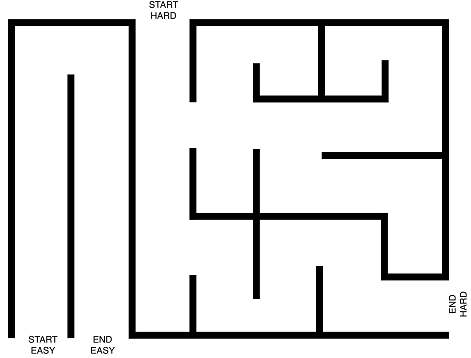
#> input picture maze.png, 471 x 358 px, found by its file name
$ python PRM_final.py
#> lines starting #> are read from the running program, lines starting #| are printed output that depends on the picture; after the words box and inside, x2 and y2 are one past the last pixel; in counts of white or black regions, pixels touching at a corner belong together
import cv2
import numpy as np
import requests
threshold=60
close_neighbors=8
def checkValid(x_1,y_1,x_2,y_2,image):
    mask = np.zeros_like(image, dtype=np.uint8)
    cv2.line(mask,(y_1,x_1),(y_2,x_2),255,1)
    linepixels=image[mask==255]
    return np.all(linepixels==255)
def closest(node_list, current):
    distance_list=[]
    ind_list=[]
    for i in range(len(node_list)):
        x=node_list[i][0]
        y=node_list[i][1]
        dis=np.sqrt((x-current[0])**2+(y-current[1])**2)
        if(dis<threshold):
            distance_list.append(dis)
            ind_list.append(i)
    sorted_dist=sorted(distance_list)
    final_dist=[]
    final_ind=[]
    for i in range(close_neighbors if len(sorted_dist)>close_neighbors else len(sorted_dist)):
        final_dist.append(sorted_dist[i])
        final_ind.append(ind_list[distance_list.index(sorted_dist[i])])
    return final_ind,final_dist
# [4 lines of commented-out code are left out]
start=[30,165]#feed the coordinates of hard or easy as per choice
end=[425,465]
x0=start[0]
y0=start[1]
nodes=[start]
d=[0]
child_nodes=[[]]
cost=[[]]

response = requests.get("https://raw.githubusercontent.com/akshatkkaushik/ARK-Perception-Task/refs/heads/main/maze.png", stream=True).raw
image_array = np.asarray(bytearray(response.read()), dtype=np.uint8)

img=cv2.imdecode(image_array, cv2.IMREAD_GRAYSCALE)
#> img is the input picture: shape (358, 471); min 0, max 255, mean 223.2
img=cv2.resize(img,(500,500))
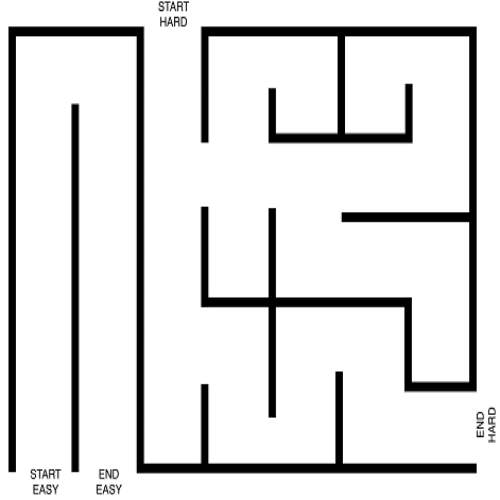
#> img: shape (500, 500); min 0, max 255, mean 223.2
for i in range(0,500):
    for j in range(0,500):
        if img[i][j]>=180:
            img[i][j]=255
        else:
            img[i][j]=0
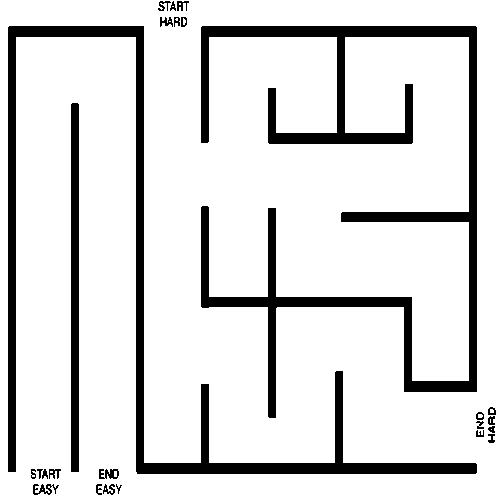
#> img: shape (500, 500); 86.2% white; 25 black regions, largest, box (x1, y1, x2, y2) and area: (201, 26, 477, 418) 16863, (8, 26, 477, 474) 13497, (71, 103, 79, 472) 2950
img2=cv2.cvtColor(img,cv2.COLOR_GRAY2BGR)
cv2.ellipse(img2,(end[1],end[0]),(3,3),0,0,360,(0,0,0),-1)
cv2.ellipse(img2,(start[1],start[0]),(3,3),0,0,360,(0,0,0),-1)
k=1
while k<1000:
    flag=0
    #gnerating random points considering the edges of the maze
    x=np.random.randint(30,450)
    y=np.random.randint(20,470)
    if(img[x,y]!=0):
        idx_list,dis_list=closest(nodes,[x,y])
        for op,idx in enumerate(idx_list):
            if(checkValid(x,y,nodes[idx][0],nodes[idx][1],img)):
                flag+=1
                if(flag==1):
                    nodes.append([x,y])
                    k+=1
                    d.append(float('inf'))
                    new_idx=nodes.index([x,y])
                    child_nodes.append([])
                    cost.append([])
                cv2.ellipse(img2,(y,x),(2,2),0,0,360,(0,0,255),-1)
                child_nodes[idx].append(new_idx)
                cost[idx].append(dis_list[op])
                child_nodes[new_idx].append(idx)
                cost[new_idx].append(dis_list[op])
                cv2.line(img2,(y,x),(nodes[idx][1],nodes[idx][0]),(0,255,0),1)
                cv2.imshow("HEllo",img2)
                cv2.waitKey(1)
#> after the loop, child_nodes = [[]]; cost = [[]]; d = [0]; flag = 0; k = 1; nodes = [[30, 165]]

visited=[]#visited array for storing the nodes which are already visited
min_ind=0
while(True):
    visited.append(nodes[min_ind])
    for j,kk in enumerate(child_nodes[min_ind]):
        if(d[min_ind]+cost[min_ind][j]<d[kk]):
            d[kk]=d[min_ind]+cost[min_ind][j]
    min_distance = float('inf')
    for l in range(len(nodes)):
        if d[l] < min_distance and nodes[l] not in visited:
            min_distance = d[l]
            min_ind = l
    if min_distance == float('inf'):
        break
print(d)
last_dis_min=float('inf')
d_min= float('inf')
min_ind=-1
end_close,_=closest(nodes,end)
for i in end_close:
    if d[i]<d_min and checkValid(end[0],end[1],nodes[i][0],nodes[i][1],img):
        d_min=d[i]
        min_ind=i
curr_ind=min_ind
if curr_ind!=-1:
    current=nodes[curr_ind]
    print(len(nodes))
    cv2.line(img2,(current[1],current[0]),(end[1],end[0]),(0,0,255),3)
    cv2.waitKey(500)
    while current!=start:
        dmin=float('inf')
        childmin_ind = curr_ind
        for i in child_nodes[curr_ind]:
            if d[i]<dmin :
                dmin=d[i]
                childmin_ind=i
        cv2.line(img2,(current[1],current[0]),(nodes[childmin_ind][1],nodes[childmin_ind][0]),(0,0,255),3)
        curr_ind=childmin_ind
        current=nodes[curr_ind]
        cv2.imshow("HEllo",img2)
        cv2.waitKey(500)

    cv2.ellipse(img2,(end[1],end[0]),(3,3),0,0,360,(128,128,0),-1)
    cv2.ellipse(img2,(start[1],start[0]),(3,3),0,0,360,(128,128,0),-1)
    cv2.imshow("HEllo",img2)
    cv2.waitKey(0)
